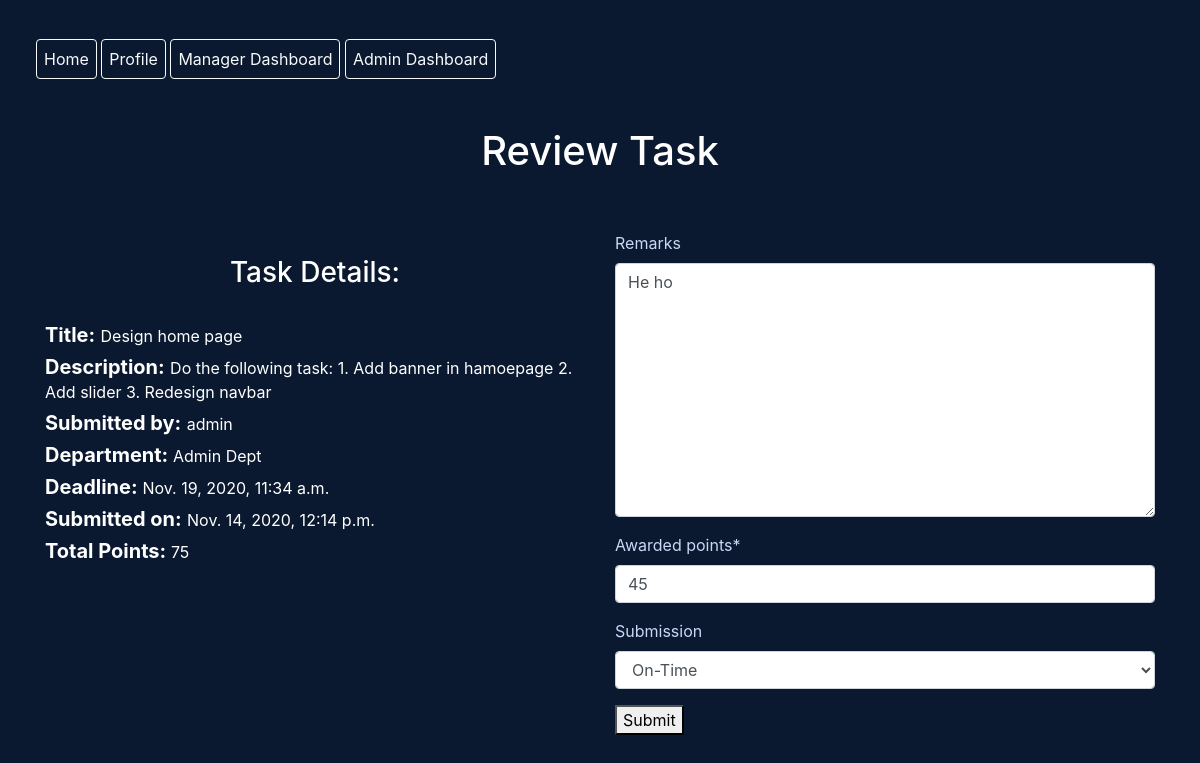
Screenshot of /create/task-review/1 (signed in) with the database file from the repository.
### createMode/models.py (models this page shows, shortened)
class Task(models.Model):
	title = models.CharField(max_length=240)
	description = models.TextField()
	total_points = models.PositiveIntegerField(validators=[MinValueValidator(10), MaxValueValidator(100)])
	department = models.ForeignKey(Department, on_delete=models.CASCADE)
	deadline = models.DateTimeField()
	assigned_to = models.ForeignKey(User, on_delete=models.SET_NULL, blank=True, null=True, related_name='assigned_to_user')
	created_by = models.ForeignKey(User, on_delete=models.SET_NULL, blank=True, null=True, related_name='created_by_user')
	created_at = models.DateTimeField(auto_now_add=True)
	submitted = models.BooleanField(default=False)
	reviewed = models.BooleanField(default=False)
	review_id = models.PositiveIntegerField(blank=True, null=True)
	is_accepted = models.BooleanField(default=False)
	is_rejected = models.BooleanField(default=False)

class TaskReview(models.Model):
	task = models.ForeignKey(Task, on_delete=models.CASCADE)
	submitted_by = models.ForeignKey(User, on_delete=models.CASCADE, related_name='submitted_by_user')
	submitted_on = models.DateTimeField(auto_now_add=True)
	reviewed_by = models.ForeignKey(User, on_delete=models.SET_NULL, blank=True, null=True, related_name='reviewed_by_user')
	reviewed_on = models.DateTimeField(auto_now=True)
	remarks = models.TextField(blank=True, null=True)
	awarded_points = models.PositiveIntegerField(validators=[MinValueValidator(10), MaxValueValidator(100)],blank=True, null=True)
	submission = models.CharField(max_length=25, choices=submission_choices, blank=True, null=True)

### core/models.py (models this page shows)
class Department(models.Model):
	name = models.CharField(max_length=60)
	description = models.CharField(max_length=264)
	def __str__(self):
		return self.name

### createMode/views.py (the view, shortened to what this page needs)
# urls.py: path('task-review/<int:pk>', ReviewTask.as_view(), name='task-review'),
class ReviewTask(ManagerRequiredMixin, UpdateView):
    model= TaskReview
    form_class = TaskReviewForm
    template_name = 'createMode/task_review.html'
    success_url = '/'
    def get_form_kwargs(self):
        kwargs = super(ReviewTask, self).get_form_kwargs()
        kwargs.update({'task_review_pk': self.kwargs['pk']})
        return kwargs
    def get_context_data(self, **kwargs):
        context = super().get_context_data(**kwargs)
        task_review_info = TaskReview.objects.get(pk=self.kwargs['pk'])
        task_info = task_review_info.task
        submitted_user_profile_id = EmployeeJobInfo.objects.get(user=task_review_info.submitted_by).pk
        context['task_review'] = task_review_info
        context['task'] = task_info
        context['submitted_user_profile_id']= submitted_user_profile_id
        return context

### createMode/forms.py
class TaskReviewForm(forms.ModelForm):
	class Meta:
		model = TaskReview
		fields = ('remarks', 'awarded_points', 'submission')
	def __init__(self, *args, **kwargs):
		task_review = TaskReview.objects.get(pk=kwargs.pop('task_review_pk'))
		task_maxvalue = task_review.task.total_points
		super(TaskReviewForm, self).__init__(*args, **kwargs)
		self.fields['awarded_points'] = forms.IntegerField(min_value = 10, max_value=task_maxvalue)

### core/context_processors.py (called while the page is built)
def check_authorization(request):
	if request.user.is_superuser:
		user_is_admin = True
	else:
		user_is_admin = False
	if request.user.is_authenticated:
		user_is_authenticated = True
		jobinfo = EmployeeJobInfo.objects.filter(user = request.user)[0]
		if jobinfo and jobinfo.isManager == True:
			user_is_manager = True
		else:
			user_is_manager = False
	else:
		user_is_authenticated = False
		user_is_manager = False
	return {
		'user_is_authenticated' : user_is_authenticated,
		'user_is_admin': user_is_admin,
		'user_is_manager' : user_is_manager,
	}

### createMode/views.py (called while the page is built)
    def dispatch(self, request, *args, **kwargs):
        usr = request.user
        usr_job_info = EmployeeJobInfo.objects.get(user=usr)
        if usr.is_authenticated and usr_job_info.isManager:
            pass
        else:
            return redirect('core:index')
        return super().dispatch(request, *args, **kwargs)

### createMode/templates/createMode/task_review.html (shortened to what this page needs)
{% extends 'core/base.html' %}
{% load crispy_forms_tags %}
{% load static %}
{% block content %}
	<div class="container" >
		<br>
		<h1>Review Task</h1>
		<br><br>
		<div class="row">
			<div class="col-md">
				<h3>Task Details:</h3>
				<h5><strong>Title:</strong> <small>{{ task.title }}</small></h5>
				<h5> <strong>Description:</strong>  <small>{{ task.description }}</small></h5>
				<h5><strong>Submitted by:</strong> <small>{{ task_review.submitted_by.username }}</small></h5>
				<h5><strong>Department: </strong><small>{{ task.department }}</small></h5>
				<h5><strong>Deadline: </strong> <small>{{ task.deadline }}</small></h5>
				<h5><strong>Submitted on:</strong> <small>{{ task_review.submitted_on }}</small></h5>
				<h5><strong>Total Points: </strong> <small>{{ task.total_points }}</small></h5>
			</div>
			<div class="col-md">
				<form method='POST'>
				{{ form|crispy }}
				<button type="submit">Submit</button>
			</form>
			</div>
		</div>
	</div>
{% endblock %}

### core/static/core/style.css (style rules this page uses)
html, body { background-color: #0a192f; color: rgb(204, 214, 246); }
h1, h2, h3, h4, h5 { color: white; }
h3 { padding: 25px 0px; }

### assignment/static/assignment/style.css (style rules this page uses)
h1,h3 { text-align: center; }

### rows the page displays
Task: title "Design home page", description "Do the following task: 1. Add banner in hamoepage 2. Add slider 3. Redesign navbar", department "Admin Dept", deadline "Nov. 19, 2020, 11:34 a.m.", total_points "75"
TaskReview: submitted_by.username "admin", submitted_on "Nov. 14, 2020, 12:14 p.m.", remarks "He ho", awarded_points "45", submission "On-Time"
